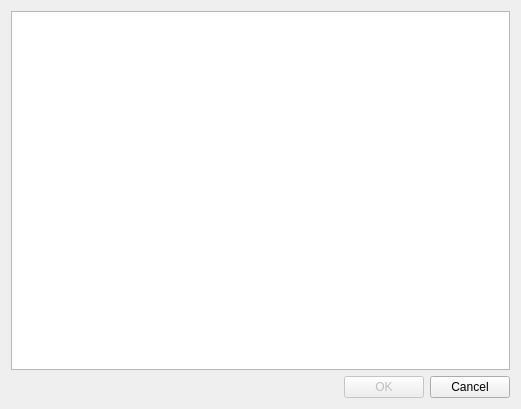
<?xml version="1.0" encoding="UTF-8"?>
<ui version="4.0">
 <class>SvnProgressDialog</class>
 <widget class="QWidget" name="SvnProgressDialog">
  <property name="geometry">
   <rect>
    <x>0</x>
    <y>0</y>
    <width>521</width>
    <height>409</height>
   </rect>
  </property>
  <property name="sizePolicy">
   <sizepolicy hsizetype="Minimum" vsizetype="Minimum">
    <horstretch>0</horstretch>
    <verstretch>0</verstretch>
   </sizepolicy>
  </property>
  <property name="windowTitle">
   <string/>
  </property>
  <layout class="QGridLayout" name="gridLayout">
   <item row="0" column="0" colspan="3">
    <widget class="QPlainTextEdit" name="texteditMessage">
     <property name="readOnly">
      <bool>true</bool>
     </property>
    </widget>
   </item>
   <item row="1" column="2">
    <widget class="QPushButton" name="buttonCancel">
     <property name="text">
      <string>Cancel</string>
     </property>
     <property name="icon">
      <iconset theme="dialog-cancel">
       <normaloff>.</normaloff>.</iconset>
     </property>
    </widget>
   </item>
   <item row="1" column="1">
    <widget class="QPushButton" name="buttonOk">
     <property name="enabled">
      <bool>false</bool>
     </property>
     <property name="text">
      <string>OK</string>
     </property>
     <property name="icon">
      <iconset theme="dialog-ok">
       <normaloff>.</normaloff>.</iconset>
     </property>
     <property name="autoDefault">
      <bool>true</bool>
     </property>
     <property name="default">
      <bool>true</bool>
     </property>
    </widget>
   </item>
   <item row="1" column="0">
    <spacer name="horizontalSpacer">
     <property name="orientation">
      <enum>Qt::Horizontal</enum>
     </property>
     <property name="sizeHint" stdset="0">
      <size>
       <width>328</width>
       <height>20</height>
      </size>
     </property>
    </spacer>
   </item>
  </layout>
 </widget>
 <resources/>
 <connections/>
</ui>
